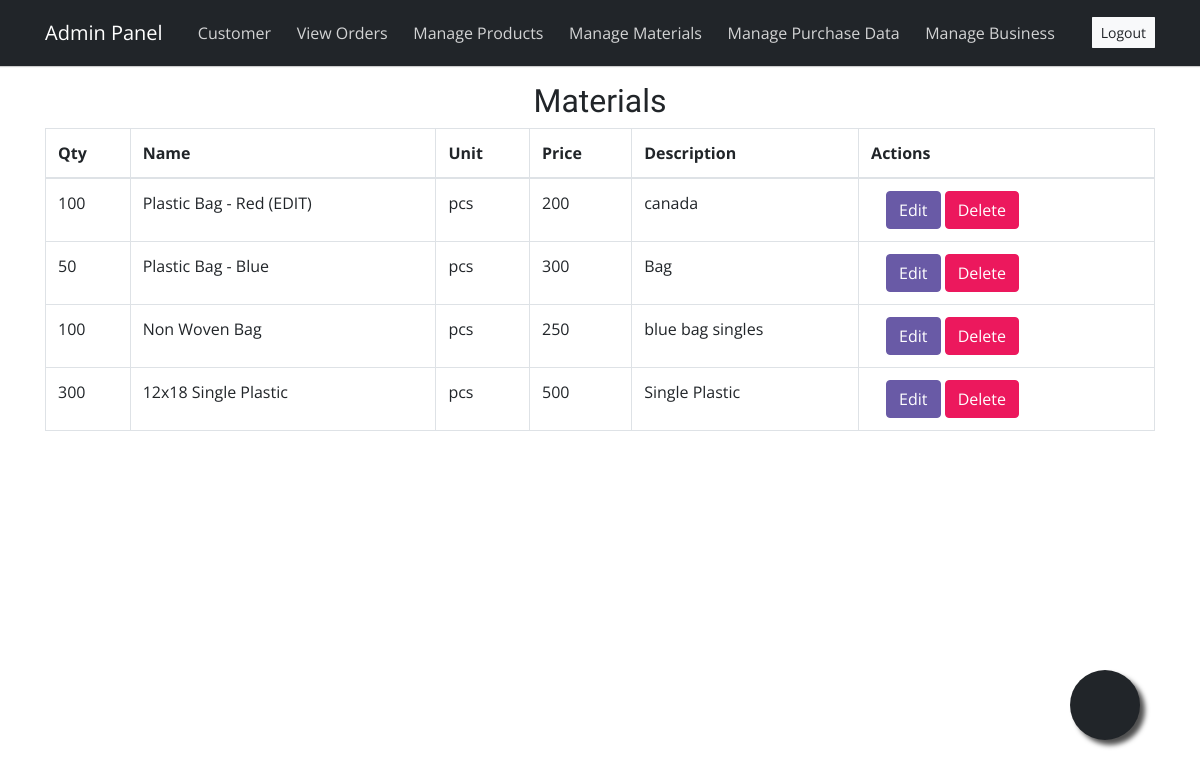
/admin-materials (signed in), run on the app's committed database.
### fchub/models.py (models this page shows, shortened)
class materials(models.Model):
    name = models.CharField(max_length=250)
    qty = models.CharField(max_length=250)
    unit = models.CharField(max_length=250)
    price = models.PositiveIntegerField()
    description = models.CharField(max_length=250,null=True)

### fchub/views.py (the view)
# urls.py: path('admin-materials', views.admin_materials_view,name='admin-materials'),
@login_required(login_url='adminlogin')
def admin_materials_view(request):
    materials=models.materials.objects.all()
    return render(request,'admin-materials.html',{'Materials':materials})

### fchub/templates/admin-materials.html (shortened to what this page needs)
{% extends 'admin-base.html' %}
{% load static %}
{% block content %}
<head>
</head>
<div class="container">
  <div class="panel panel-primary">
    <div class="panel-heading text-center">
      <h2 class="text-dark">Materials</h2>
    </div>
    <table class="table table-hover table-bordered" id="dev-table">
      <thead>
        <tr>
          <th>Qty</th>
          <th>Name</th>
          <th>Unit</th>
          <th>Price</th>
          <th>Description</th>
          <th>Actions</th>
        </tr>
      </thead>
      {% for m in Materials %}
    {% if m %}
      <tr>
        <td> {{m.qty}}</td>
        <td> {{m.name}}</td>
        <td>{{m.unit}}</td>
        <td>{{m.price}}</td>
        <td>{{m.description}}</td>
        <td>
          <div class="container" margin="40px">
            <a class="btn btn-primary rounded btn-xs" href="{% url 'update-materials' m.id  %}">Edit</a>
            <a class="btn btn-danger rounded btn-xs" href="{% url 'delete-materials' m.id %}">Delete</a>
          </div>
          </td>
      </tr>
      {%else%}
      <br><br><br>
      <h1>No Products!!</h1>
      {% endif %}
      {% endfor %}
    </table>
  </div>
</div>
<a href="/admin-add-materials" class="float">
<i class="fa fa-plus my-float"></i>
</a>
{% endblock content %}

### fchub/templates/admin-materials.html (style rules this page uses)
.float { position:fixed; width:70px; height:70px; bottom:60px; right:60px; background-color:#212529; color:#FFF; border-radius:50px; text-align:center; box-shadow: 5px 5px 5px #505050; }
.my-float { margin-top:22px; }
.fa { padding: 0em 0.5em; }

### data on the page
materials: qty "100", name "Plastic Bag - Red (EDIT)", unit "pcs", price "200", description "canada"
materials: qty "50", name "Plastic Bag - Blue", unit "pcs", price "300", description "Bag"
materials: qty "100", name "Non Woven Bag", unit "pcs", price "250", description "blue bag singles"
materials: qty "300", name "12x18 Single Plastic", unit "pcs", price "500", description "Single Plastic"
